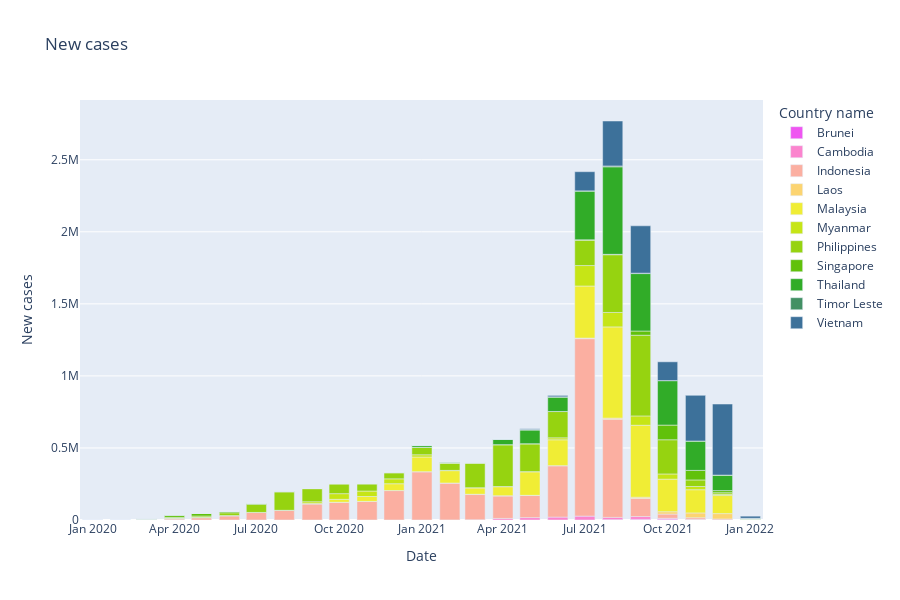

Source (notebook cell):
### Markdown cell above
### Comparing the number of new cases, deaths between countries

### Code cell
fig = px.bar(df_covid_monthly, x = 'Date', y = 'New cases', color = 'Country name', height = 600,
            title='New cases', color_discrete_sequence=px.colors.cyclical.mygbm)
fig.show()

### Figure 1 — Plotly figure (JSON) as saved in the notebook; plotly's stock layout.template omitted (floating-point values rounded to 4 significant figures)
{"data": [{"alignmentgroup": "True", "hovertemplate": "Country name=Brunei<br>Date=%{x}<br>New cases=%{y}<extra></extra>", "legendgroup": "Brunei", "marker": {"color": "#ef55f1", "pattern": {"shape": ""}}, "name": "Brunei", "offsetgroup": "Brunei", "orientation": "v", "showlegend": true, "textposition": "auto", "type": "bar", "x": ["2020-03-01T00:00:00", "2020-04-01T00:00:00", "2020-05-01T00:00:00", "2020-06-01T00:00:00", "2020-07-01T00:00:00", "2020-08-01T00:00:00", "2020-09-01T00:00:00", "2020-10-01T00:00:00", "2020-11-01T00:00:00", "2020-12-01T00:00:00", "2021-01-01T00:00:00", "2021-02-01T00:00:00", "2021-03-01T00:00:00", "2021-04-01T00:00:00", "2021-05-01T00:00:00", "2021-06-01T00:00:00", "2021-07-01T00:00:00", "2021-08-01T00:00:00", "2021-09-01T00:00:00", "2021-10-01T00:00:00", "2021-11-01T00:00:00", "2021-12-01T00:00:00", "2022-01-01T00:00:00"], "xaxis": "x", "y": [129, 9, 3, 0, 0, 3, 2, 2, 2, 7, 23, 6, 26, 12, 18, 18, 77, 2375, 4404, 6014, 1928, 412, 0], "yaxis": "y"}, {"alignmentgroup": "True", "hovertemplate": "Country name=Cambodia<br>Date=%{x}<br>New cases=%{y}<extra></extra>", "legendgroup": "Cambodia", "marker": {"color": "#fb84ce", "pattern": {"shape": ""}}, "name": "Cambodia", "offsetgroup": "Cambodia", "orientation": "v", "showlegend": true, "textposition": "auto", "type": "bar", "x": ["2020-01-01T00:00:00", "2020-02-01T00:00:00", "2020-03-01T00:00:00", "2020-04-01T00:00:00", "2020-05-01T00:00:00", "2020-06-01T00:00:00", "2020-07-01T00:00:00", "2020-08-01T00:00:00", "2020-09-01T00:00:00", "2020-10-01T00:00:00", "2020-11-01T00:00:00", "2020-12-01T00:00:00", "2021-01-01T00:00:00", "2021-02-01T00:00:00", "2021-03-01T00:00:00", "2021-04-01T00:00:00", "2021-05-01T00:00:00", "2021-06-01T00:00:00", "2021-07-01T00:00:00", "2021-08-01T00:00:00", "2021-09-01T00:00:00", "2021-10-01T00:00:00", "2021-11-01T00:00:00", "2021-12-01T00:00:00", "2022-01-01T00:00:00"], "xaxis": "x", "y": [1, 0, 108, 13, 3, 16, 98, 35, 3, 14, 35, 52, 88, 354, 1620, 10962, 16692, 20291, 26858, 15812, 19596, 5871, 1612, 359, 14], "yaxis": "y"}, {"alignmentgroup": "True", "hovertemplate": "Country name=Indonesia<br>Date=%{x}<br>New cases=%{y}<extra></extra>", "legendgroup": "Indonesia", "marker": {"color": "#fbafa1", "pattern": {"shape": ""}}, "name": "Indonesia", "offsetgroup": "Indonesia", "orientation": "v", "showlegend": true, "textposition": "auto", "type": "bar", "x": ["2020-03-01T00:00:00", "2020-04-01T00:00:00", "2020-05-01T00:00:00", "2020-06-01T00:00:00", "2020-07-01T00:00:00", "2020-08-01T00:00:00", "2020-09-01T00:00:00", "2020-10-01T00:00:00", "2020-11-01T00:00:00", "2020-12-01T00:00:00", "2021-01-01T00:00:00", "2021-02-01T00:00:00", "2021-03-01T00:00:00", "2021-04-01T00:00:00", "2021-05-01T00:00:00", "2021-06-01T00:00:00", "2021-07-01T00:00:00", "2021-08-01T00:00:00", "2021-09-01T00:00:00", "2021-10-01T00:00:00", "2021-11-01T00:00:00", "2021-12-01T00:00:00", "2022-01-01T00:00:00"], "xaxis": "x", "y": [1528, 8590, 16355, 29912, 51991, 66420, 112212, 123080, 128795, 204315, 335116, 256320, 177078, 156656, 153335, 356569, 1231386, 680143, 125303, 29254, 12051, 6311, 274], "yaxis": "y"}, {"alignmentgroup": "True", "hovertemplate": "Country name=Laos<br>Date=%{x}<br>New cases=%{y}<extra></extra>", "legendgroup": "Laos", "marker": {"color": "#fcd471", "pattern": {"shape": ""}}, "name": "Laos", "offsetgroup": "Laos", "orientation": "v", "showlegend": true, "textposition": "auto", "type": "bar", "x": ["2020-03-01T00:00:00", "2020-04-01T00:00:00", "2020-05-01T00:00:00", "2020-06-01T00:00:00", "2020-07-01T00:00:00", "2020-08-01T00:00:00", "2020-09-01T00:00:00", "2020-10-01T00:00:00", "2020-11-01T00:00:00", "2020-12-01T00:00:00", "2021-01-01T00:00:00", "2021-02-01T00:00:00", "2021-03-01T00:00:00", "2021-04-01T00:00:00", "2021-05-01T00:00:00", "2021-06-01T00:00:00", "2021-07-01T00:00:00", "2021-08-01T00:00:00", "2021-09-01T00:00:00", "2021-10-01T00:00:00", "2021-11-01T00:00:00", "2021-12-01T00:00:00", "2022-01-01T00:00:00"], "xaxis": "x", "y": [9, 10, 0, 0, 1, 2, 1, 1, 15, 2, 3, 1, 4, 708, 1155, 209, 4178, 8716, 8831, 16425, 33467, 37322, 1023], "yaxis": "y"}, {"alignmentgroup": "True", "hovertemplate": "Country name=Malaysia<br>Date=%{x}<br>New cases=%{y}<extra></extra>", "legendgroup": "Malaysia", "marker": {"color": "#f0ed35", "pattern": {"shape": ""}}, "name": "Malaysia", "offsetgroup": "Malaysia", "orientation": "v", "showlegend": true, "textposition": "auto", "type": "bar", "x": ["2020-01-01T00:00:00", "2020-02-01T00:00:00", "2020-03-01T00:00:00", "2020-04-01T00:00:00", "2020-05-01T00:00:00", "2020-06-01T00:00:00", "2020-07-01T00:00:00", "2020-08-01T00:00:00", "2020-09-01T00:00:00", "2020-10-01T00:00:00", "2020-11-01T00:00:00", "2020-12-01T00:00:00", "2021-01-01T00:00:00", "2021-02-01T00:00:00", "2021-03-01T00:00:00", "2021-04-01T00:00:00", "2021-05-01T00:00:00", "2021-06-01T00:00:00", "2021-07-01T00:00:00", "2021-08-01T00:00:00", "2021-09-01T00:00:00", "2021-10-01T00:00:00", "2021-11-01T00:00:00", "2021-12-01T00:00:00", "2022-01-01T00:00:00"], "xaxis": "x", "y": [8, 21, 2737, 3236, 1817, 820, 337, 364, 1884, 20324, 34149, 47313, 101949, 85793, 44748, 63213, 163644, 179622, 361293, 632982, 499441, 225947, 161140, 125304, 3386], "yaxis": "y"}, {"alignmentgroup": "True", "hovertemplate": "Country name=Myanmar<br>Date=%{x}<br>New cases=%{y}<extra></extra>", "legendgroup": "Myanmar", "marker": {"color": "#c6e516", "pattern": {"shape": ""}}, "name": "Myanmar", "offsetgroup": "Myanmar", "orientation": "v", "showlegend": true, "textposition": "auto", "type": "bar", "x": ["2020-03-01T00:00:00", "2020-04-01T00:00:00", "2020-05-01T00:00:00", "2020-06-01T00:00:00", "2020-07-01T00:00:00", "2020-08-01T00:00:00", "2020-09-01T00:00:00", "2020-10-01T00:00:00", "2020-11-01T00:00:00", "2020-12-01T00:00:00", "2021-01-01T00:00:00", "2021-02-01T00:00:00", "2021-03-01T00:00:00", "2021-04-01T00:00:00", "2021-05-01T00:00:00", "2021-06-01T00:00:00", "2021-07-01T00:00:00", "2021-08-01T00:00:00", "2021-09-01T00:00:00", "2021-10-01T00:00:00", "2021-11-01T00:00:00", "2021-12-01T00:00:00", "2022-01-01T00:00:00"], "xaxis": "x", "y": [15, 136, 73, 75, 54, 529, 12491, 39333, 38007, 33917, 15515, 1751, 538, 383, 812, 13648, 141908, 100097, 64794, 35997, 22329, 8432, 112], "yaxis": "y"}, {"alignmentgroup": "True", "hovertemplate": "Country name=Philippines<br>Date=%{x}<br>New cases=%{y}<extra></extra>", "legendgroup": "Philippines", "marker": {"color": "#96d310", "pattern": {"shape": ""}}, "name": "Philippines", "offsetgroup": "Philippines", "orientation": "v", "showlegend": true, "textposition": "auto", "type": "bar", "x": ["2020-01-01T00:00:00", "2020-02-01T00:00:00", "2020-03-01T00:00:00", "2020-04-01T00:00:00", "2020-05-01T00:00:00", "2020-06-01T00:00:00", "2020-07-01T00:00:00", "2020-08-01T00:00:00", "2020-09-01T00:00:00", "2020-10-01T00:00:00", "2020-11-01T00:00:00", "2020-12-01T00:00:00", "2021-01-01T00:00:00", "2021-02-01T00:00:00", "2021-03-01T00:00:00", "2021-04-01T00:00:00", "2021-05-01T00:00:00", "2021-06-01T00:00:00", "2021-07-01T00:00:00", "2021-08-01T00:00:00", "2021-09-01T00:00:00", "2021-10-01T00:00:00", "2021-11-01T00:00:00", "2021-12-01T00:00:00", "2022-01-01T00:00:00"], "xaxis": "x", "y": [1, 2, 2081, 6404, 9598, 19428, 55840, 127465, 90875, 69035, 50901, 42434, 51554, 50734, 170936, 290172, 192841, 182258, 176406, 400892, 560109, 237310, 45458, 11245, 3507], "yaxis": "y"}, {"alignmentgroup": "True", "hovertemplate": "Country name=Singapore<br>Date=%{x}<br>New cases=%{y}<extra></extra>", "legendgroup": "Singapore", "marker": {"color": "#61c10b", "pattern": {"shape": ""}}, "name": "Singapore", "offsetgroup": "Singapore", "orientation": "v", "showlegend": true, "textposition": "auto", "type": "bar", "x": ["2020-01-01T00:00:00", "2020-02-01T00:00:00", "2020-03-01T00:00:00", "2020-04-01T00:00:00", "2020-05-01T00:00:00", "2020-06-01T00:00:00", "2020-07-01T00:00:00", "2020-08-01T00:00:00", "2020-09-01T00:00:00", "2020-10-01T00:00:00", "2020-11-01T00:00:00", "2020-12-01T00:00:00", "2021-01-01T00:00:00", "2021-02-01T00:00:00", "2021-03-01T00:00:00", "2021-04-01T00:00:00", "2021-05-01T00:00:00", "2021-06-01T00:00:00", "2021-07-01T00:00:00", "2021-08-01T00:00:00", "2021-09-01T00:00:00", "2021-10-01T00:00:00", "2021-11-01T00:00:00", "2021-12-01T00:00:00", "2022-01-01T00:00:00"], "xaxis": "x", "y": [13, 89, 824, 15243, 18715, 9023, 8298, 4607, 953, 250, 203, 381, 937, 400, 445, 764, 906, 528, 2402, 2639, 28901, 101853, 66351, 14680, 456], "yaxis": "y"}, {"alignmentgroup": "True", "hovertemplate": "Country name=Thailand<br>Date=%{x}<br>New cases=%{y}<extra></extra>", "legendgroup": "Thailand", "marker": {"color": "#31ac28", "pattern": {"shape": ""}}, "name": "Thailand", "offsetgroup": "Thailand", "orientation": "v", "showlegend": true, "textposition": "auto", "type": "bar", "x": ["2020-01-01T00:00:00", "2020-02-01T00:00:00", "2020-03-01T00:00:00", "2020-04-01T00:00:00", "2020-05-01T00:00:00", "2020-06-01T00:00:00", "2020-07-01T00:00:00", "2020-08-01T00:00:00", "2020-09-01T00:00:00", "2020-10-01T00:00:00", "2020-11-01T00:00:00", "2020-12-01T00:00:00", "2021-01-01T00:00:00", "2021-02-01T00:00:00", "2021-03-01T00:00:00", "2021-04-01T00:00:00", "2021-05-01T00:00:00", "2021-06-01T00:00:00", "2021-07-01T00:00:00", "2021-08-01T00:00:00", "2021-09-01T00:00:00", "2021-10-01T00:00:00", "2021-11-01T00:00:00", "2021-12-01T00:00:00", "2022-01-01T00:00:00"], "xaxis": "x", "y": [15, 23, 1609, 1303, 127, 90, 139, 102, 157, 215, 224, 3155, 12455, 6413, 2832, 36290, 94639, 99509, 337986, 607442, 398746, 308549, 203848, 107563, 3011], "yaxis": "y"}, {"alignmentgroup": "True", "hovertemplate": "Country name=Timor Leste<br>Date=%{x}<br>New cases=%{y}<extra></extra>", "legendgroup": "Timor Leste", "marker": {"color": "#439064", "pattern": {"shape": ""}}, "name": "Timor Leste", "offsetgroup": "Timor Leste", "orientation": "v", "showlegend": true, "textposition": "auto", "type": "bar", "x": ["2020-03-01T00:00:00", "2020-04-01T00:00:00", "2020-05-01T00:00:00", "2020-06-01T00:00:00", "2020-07-01T00:00:00", "2020-08-01T00:00:00", "2020-09-01T00:00:00", "2020-10-01T00:00:00", "2020-11-01T00:00:00", "2020-12-01T00:00:00", "2021-01-01T00:00:00", "2021-02-01T00:00:00", "2021-03-01T00:00:00", "2021-04-01T00:00:00", "2021-05-01T00:00:00", "2021-06-01T00:00:00", "2021-07-01T00:00:00", "2021-08-01T00:00:00", "2021-09-01T00:00:00", "2021-10-01T00:00:00", "2021-11-01T00:00:00", "2021-12-01T00:00:00", "2022-01-01T00:00:00"], "xaxis": "x", "y": [1, 23, 0, 0, 0, 3, 1, 2, 0, 14, 26, 43, 491, 1672, 4718, 2228, 1676, 5784, 2816, 292, 33, 14, 2], "yaxis": "y"}, {"alignmentgroup": "True", "hovertemplate": "Country name=Vietnam<br>Date=%{x}<br>New cases=%{y}<extra></extra>", "legendgroup": "Vietnam", "marker": {"color": "#3d719a", "pattern": {"shape": ""}}, "name": "Vietnam", "offsetgroup": "Vietnam", "orientation": "v", "showlegend": true, "textposition": "auto", "type": "bar", "x": ["2020-01-01T00:00:00", "2020-02-01T00:00:00", "2020-03-01T00:00:00", "2020-04-01T00:00:00", "2020-05-01T00:00:00", "2020-06-01T00:00:00", "2020-07-01T00:00:00", "2020-08-01T00:00:00", "2020-09-01T00:00:00", "2020-10-01T00:00:00", "2020-11-01T00:00:00", "2020-12-01T00:00:00", "2021-01-01T00:00:00", "2021-02-01T00:00:00", "2021-03-01T00:00:00", "2021-04-01T00:00:00", "2021-05-01T00:00:00", "2021-06-01T00:00:00", "2021-07-01T00:00:00", "2021-08-01T00:00:00", "2021-09-01T00:00:00", "2021-10-01T00:00:00", "2021-11-01T00:00:00", "2021-12-01T00:00:00", "2022-01-01T00:00:00"], "xaxis": "x", "y": [2, 14, 196, 58, 58, 27, 203, 486, 50, 86, 167, 118, 352, 631, 155, 325, 4504, 9620, 133008, 312036, 328659, 130367, 316960, 493175, 14835], "yaxis": "y"}], "layout": {"barmode": "relative", "height": 600, "legend": {"title": {"text": "Country name"}, "tracegroupgap": 0}, "title": {"text": "New cases"}, "xaxis": {"anchor": "y", "domain": [0, 1], "title": {"text": "Date"}}, "yaxis": {"anchor": "x", "domain": [0, 1], "title": {"text": "New cases"}}}}
